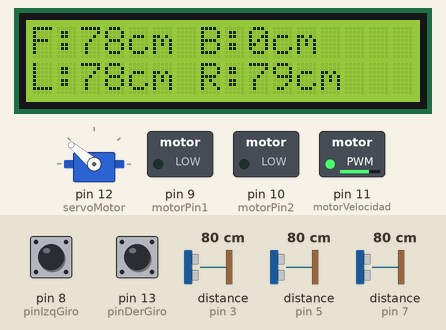
Simulated run of this sketch. Board: Arduino Uno, built with avr-gcc and run on an emulated ATmega328P. Shown: 16×2 character LCD, servo, switched loads named in the sketch (green lamp = pin HIGH). Wiring (inferred from the names in the program): 3 × ultrasonic range finder: trigger pin 2, echo pin 3 / trigger pin 4, echo pin 5 / trigger pin 6, echo pin 7. Inputs (shaded band) come from the test bench; at power-on: pin 13 (pinDerGiro) HIGH, distance to the obstacle (sensors on pin 3, pin 5, pin 7) 80 cm, pin 8 (pinIzqGiro) HIGH. The echo pulse lasts 58.3 µs per cm; pins used as bus, display or sensor lines are not drawn.

Above: at 1.2 s.
1.3 s: pin 13 (pinDerGiro) pulled LOW for 0.15 s
At 2.3 s:
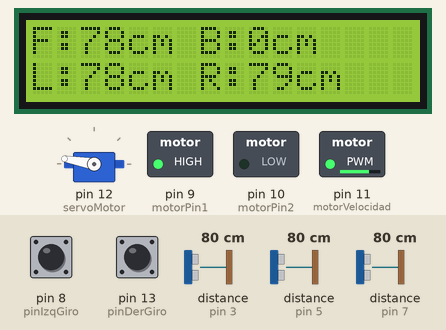
4.4 s: distance to the obstacle (sensor on pin 3) set to 120 cm
At 5.9 s:
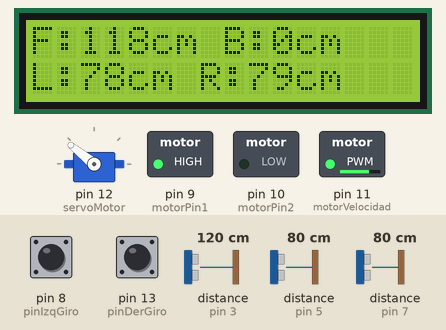
6.8 s: distance to the obstacle (sensor on pin 5) set to 36 cm
At 8.0 s:
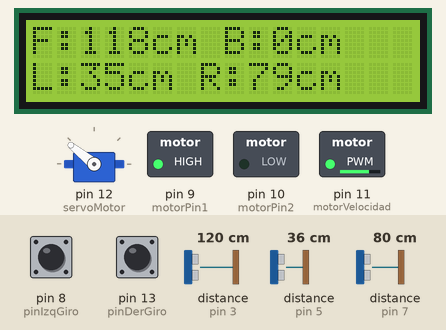
8.3 s: distance to the obstacle (sensor on pin 5) set to 29 cm
At 8.77 s:
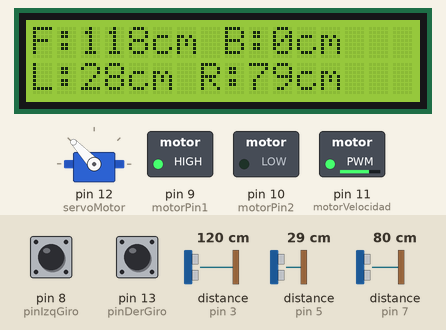
11.3 s: distance to the obstacle (sensor on pin 7) set to 2 cm
At 11.76 s:
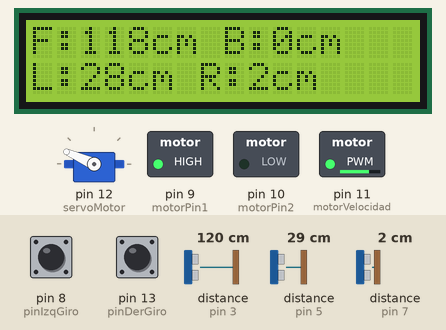
13.1 s: distance to the obstacle (sensor on pin 3) set to 110 cm
At 13.68 s:
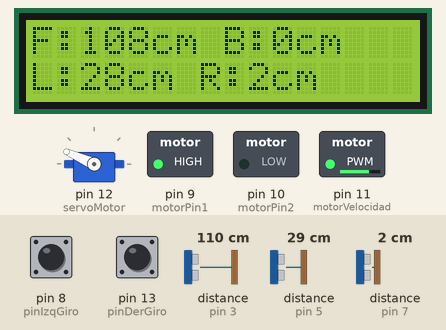
15.0 s: distance to the obstacle (sensor on pin 3) set to 102 cm
Timing chart, 0 to 17.9 s (numbered marks = the images above; inputs shaded):
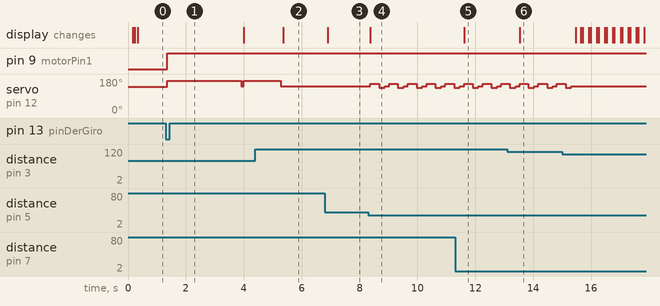

Measured:
- after the input at 1.3 s, pin 9 (motorPin1): LOW → HIGH after 0.05 s; servo on pin 12 (servoMotor): 140° → 170° after 0.05 s, → 141° 2.6 s later, → 170° 0.10 s later
- after the input at 4.4 s, servo on pin 12 (servoMotor): goes on until 5.3 s, then stays 141°; the display: changes after 0.96 s (image 2)
- after the input at 6.8 s, the display: changes after 0.10 s (image 3)
- after the input at 8.3 s, servo on pin 12 (servoMotor): 141° → 156° after 0.08 s, then repeats every 0.65 s: 133° 0.20 s, 141° 0.15 s, 156° 0.30 s; the display: changes after 0.08 s (image 4)
- after the input at 11.3 s, the display: changes after 0.31 s (image 5)
- after the input at 13.1 s, the display: changes after 0.44 s (image 6)
- after the input at 15.0 s, servo on pin 12 (servoMotor): goes on until 15.3 s, then stays 141°

The sketch:

competencia.ino
```cpp
// Incluir Bibliotecas Necesarias
#include <Wire.h>
#include <LiquidCrystal_I2C.h>
#include <Servo.h>
// Parte de las Bibliotecas
LiquidCrystal_I2C lcd(0x27, 2, 1, 0, 4, 5, 6, 7, 3, POSITIVE);
Servo servoMotor;

// Configuración de los sensores ultrasónicos
const int TriggerFrente = 2;
const int EchoFrente = 3;
const int TriggerIzquierda = 4;
const int EchoIzquierda = 5;
const int TriggerDerecha = 6;
const int EchoDerecha = 7;

// Pines del driver del motor
const int motorPin1 = 9;
const int motorPin2 = 10;
const int motorVelocidad = 11;

// Pines para los botones
const int pinIzqGiro = 8; // Botón para activar el sistema hacia la Izquierda
const int pinDerGiro = 13; // Botón para activar el sistema hacia la derecha

// Velocidad del vehículo
const int velocidadNormal =183; // Velocidad normal para todo el vehículo

// Variables para almacenar distancias
long distanciaFrente, distanciaIzquierda, distanciaDerecha, distanciaAtras;

// Intervalos para la actualización de sensores y pantalla
unsigned long ultimoTiempoActualizacion = 0;
const unsigned long intervaloActualizacion = 80; // Reducido a 80 ms para más frecuencia

// Distancias mínimas permitidas para el centrado
const int distanciaMinimaIzquierda = 33;   // Distancia mínima permitida a la izquierda
const int distanciaMinimaDerecha = 33;     // Distancia mínima permitida a la derecha

// Variable para controlar el tiempo después de evadir obstáculos
unsigned long tiempoUltimaEvasion = 0;
const unsigned long intervaloEsperarDespuesEvasion = 500; // Esperar 500 ms después de evadir obstáculos

bool sistemaActivadoI = false;
bool inicioEjecutadoI = false;

bool sistemaActivadoD = false;
bool inicioEjecutadoD = false;

int contadorEvasiones = 0; //variable para sumar las veces que usa las funciones de evadir

void setup() {
  lcd.begin(16, 2);
  lcd.backlight();

  // Configuración de los pines de los sensores
  pinMode(TriggerFrente, OUTPUT);
  pinMode(EchoFrente, INPUT);
  pinMode(TriggerIzquierda, OUTPUT);
  pinMode(EchoIzquierda, INPUT);
  pinMode(TriggerDerecha, OUTPUT);
  pinMode(EchoDerecha, INPUT);

  // Configuración de los pines del motor
  pinMode(motorPin1, OUTPUT);
  pinMode(motorPin2, OUTPUT);
  pinMode(motorVelocidad, OUTPUT);

  // Configuración del servo motor
  servoMotor.attach(12); // Pin del servo motor
  controlServo(140); // Centrar el servo motor al inicio

  // Configuración del botón para activar el sistema
  pinMode(pinIzqGiro, INPUT_PULLUP); // Pin 8 como entrada con resistencia pull-up
  pinMode(pinDerGiro, INPUT_PULLUP);

  // No encender el motor al inicio
  moverVehiculo(0); // Detener el vehículo al inicio
}
// Función para medir distancia
long getDistancia(int triggerPin, int echoPin) {
  digitalWrite(triggerPin, LOW);
  delayMicroseconds(2);
  digitalWrite(triggerPin, HIGH);
  delayMicroseconds(10);
  digitalWrite(triggerPin, LOW);

  long duracion = pulseIn(echoPin, HIGH, 20000); // Timeout de 20 ms
  if (duracion == 0) return 500; // Si no hay respuesta, asumir distancia máxima (500 cm)

  long distancia = duracion * 0.034 / 2;
  return distancia;
}

// Función para controlar el servo
void controlServo(int angulo) {
  servoMotor.write(angulo);
}

// Función para mover el vehículo
void moverVehiculo(int direccion) {
  analogWrite(motorVelocidad, velocidadNormal); // Establecer la velocidad normal
  if (direccion == 1) { // Adelante
    digitalWrite(motorPin1, HIGH);
    digitalWrite(motorPin2, LOW);
  } else if (direccion == -1) { // Atrás
    digitalWrite(motorPin1, LOW);
    digitalWrite(motorPin2, HIGH);
  } else { // Detener
    digitalWrite(motorPin1, LOW);
    digitalWrite(motorPin2, LOW);
  }
}

// Función para actualizar la pantalla LCD
void actualizarLCD() {
  lcd.setCursor(0, 0);
  lcd.print("F:");
  lcd.print(distanciaFrente);
  lcd.print("cm B:");
  lcd.print(distanciaAtras);
  lcd.print("cm    ");  // Añadir espacios para borrar caracteres adicionales

  lcd.setCursor(0, 1);
  lcd.print("L:");
  lcd.print(distanciaIzquierda);
  lcd.print("cm R:");
  lcd.print(distanciaDerecha);
  lcd.print("cm    ");  // Añadir espacios para borrar caracteres adicionales
}
// Función para actualizar las distancias
void actualizarDistancias() {
  distanciaFrente = getDistancia(TriggerFrente, EchoFrente);
  distanciaIzquierda = getDistancia(TriggerIzquierda, EchoIzquierda);
  distanciaDerecha = getDistancia(TriggerDerecha, EchoDerecha);
}

void evadirDer() {
  if (distanciaFrente < 84) { // si distancia frontal es menor que 84 Gire
    moverVehiculo(1); // Avanzar durante la evasión
    unsigned long tiempoInicio = millis();
    while (millis() - tiempoInicio < 1270) { // Evasión de obstáculos por 1.2 segundos
      controlServo(170); // Dirección hacia la derecha
      delay(10); // Reducido para lecturas rápidas de los sensores
      actualizarDistancias(); // Actualizar distancias durante la evasión
    }
    controlServo(141); // Volver al centro al finalizar la evasión
    tiempoUltimaEvasion = millis(); // Registrar el tiempo de la última evasión

    //  contador de evasiones
    contadorEvasiones++;
    // Detener el vehículo si se alcanzan 12 evasiones
    if (contadorEvasiones >= 12) {
      moverVehiculo(0); // Detener el vehículo
    }
  }
}

// Función para evadir obstáculos hacia la izquierda
void evadirIzq() {
  if (distanciaFrente < 84) { // si distancia frontal es menor que 84 Gire
    moverVehiculo(1); // Avanzar durante la evasión
    unsigned long tiempoInicio = millis();
    while (millis() - tiempoInicio < 1270) { // Evasión de obstáculos por 1.2 segundos
      controlServo(109); // Dirección hacia la izquierda
      delay(10); // Reducido para lecturas rápidas de los sensores
      actualizarDistancias(); // Actualizar distancias durante la evasión
    }
    controlServo(141); // Volver al centro al finalizar la evasión
    tiempoUltimaEvasion = millis(); // Registrar el tiempo de la última evasión

    // el contador de evasiones
    contadorEvasiones++;
    // Detener el vehículo si se alcanzan 12 evasiones
    if (contadorEvasiones >= 12) {
      moverVehiculo(0); // Detener el vehículo
    }
  }
}
// Función para acomodar el vehículo después de la evasión
void acomodar() {
  // Verificar si ha pasado suficiente tiempo desde la última evasión
  if (millis() - tiempoUltimaEvasion < intervaloEsperarDespuesEvasion) {
    return; // Si no ha pasado suficiente tiempo, salir de la función
  }
  if (distanciaFrente < 105){ // Para que si esta muy cerca del la pared de frontal no haga la funcion
    return;
  }
  // Ajustar la posición del vehículo para mantenerlo en el centro del espacio
  if (distanciaIzquierda < distanciaMinimaIzquierda) {
    controlServo(156); // Girar hacia la derecha
    delay(300); // Gi8rar por 600 ms en dirección contraria
    controlServo(133); // Girar un poco hacia la dirección de la pared
    delay(200); // Esperar 350 ms
    controlServo(141); // Regresar al centro
    delay(50); // Esperar para permitir que el servo regrese al centro
  } else if (distanciaDerecha < distanciaMinimaDerecha) {
    controlServo(125); // Girar hacia la izquierda
    delay(300); // Girar por 600 ms en dirección contraria
    controlServo(149); // Girar un poco hacia la dirección de la pared
    delay(200); // Esperar 350 ms
    controlServo(141); // Regresar al centro
    delay(50); // Esperar para permitir que el servo regrese al centro
  }
}
// Función para verificar las condiciones de inicio
void inicioDer() {
  long distanciaFrontal = getDistancia(TriggerFrente, EchoFrente);
  long distanciaDer = getDistancia(TriggerDerecha, EchoDerecha);
  long distanciaIz = getDistancia(TriggerIzquierda, EchoIzquierda);


  if (distanciaFrontal >= 146 && distanciaFrontal <= 171 && distanciaIz >= 43 && distanciaIz <= 50) {
    controlServo(139);
    moverVehiculo(1);
    delay(2000);

  }

}

// Función para verificar las condiciones de inicio
void inicioIzq() {
  long distanciaFrontal = getDistancia(TriggerFrente, EchoFrente);
  long distanciaDer = getDistancia(TriggerDerecha, EchoDerecha);
  long distanciaIz = getDistancia(TriggerIzquierda, EchoIzquierda);


  if (distanciaFrontal >= 146 && distanciaFrontal <= 171 && distanciaDer >= 43 && distanciaDer <= 50) {

    controlServo(139);
    moverVehiculo(1);
    delay(2000);
  }
}
void loop() {
    unsigned long tiempoActual = millis();

    // Actualizar distancias y pantalla LCD
    if (tiempoActual - ultimoTiempoActualizacion >= intervaloActualizacion) {
        actualizarDistancias(); // Actualizar las distancias
        actualizarLCD(); // Actualizar la pantalla LCD
        ultimoTiempoActualizacion = tiempoActual; // Actualizar el tiempo de la última actualización
    }

    // Leer estado del botón IzqGiro para activar el sistema

    if (!sistemaActivadoI && digitalRead(pinIzqGiro) == LOW) {
        sistemaActivadoI = true;
        if (!inicioEjecutadoI) {
            inicioIzq(); // Ejecutar inicioIzq() al activar el sistema con el botón IzqGiro
            inicioEjecutadoI = true; // Marcar que inicioIzq() ya se ejecutó una vez
        }
        moverVehiculo(1); // Encender el vehículo al activar el sistema
        evadirIzq(); // Iniciar evasión hacia la izquierda
        acomodar(); // Acomodar el vehículo después de evadir obstáculos si es necesario
    }

    // Leer estado del botón DerGiro para activar el sistema
    if (!sistemaActivadoD && digitalRead(pinDerGiro) == LOW) {
        sistemaActivadoD = true;
        if (!inicioEjecutadoD) {
            inicioDer(); // Ejecutar inicioDer() al activar el sistema con el botón DerGiro
            inicioEjecutadoD = true; // Marcar que inicioDer() ya se ejecutó una vez
        }
        moverVehiculo(1); // Encender el vehículo al activar el sistema
        evadirDer(); // Iniciar evasión hacia la derecha
        acomodar(); // Acomodar el vehículo después de evadir obstáculos si es necesario
    }

    // Ejecutar lógica del sistema si está activado
    if (sistemaActivadoI) {
        evadirIzq(); // Evasión hacia la izquierda
        acomodar(); // Acomodar el vehículo después de evadir
    }

    if (sistemaActivadoD) {
        evadirDer(); // Evasión hacia la derecha
        acomodar(); // Acomodar el vehículo después de evadir
    }

    // lo anterior es para que depende de que boton se apriete haga un bucle u otro
    // Mantener un pequeño delay para mejorar la frecuencia de iteración
    delay(50);
}
```
